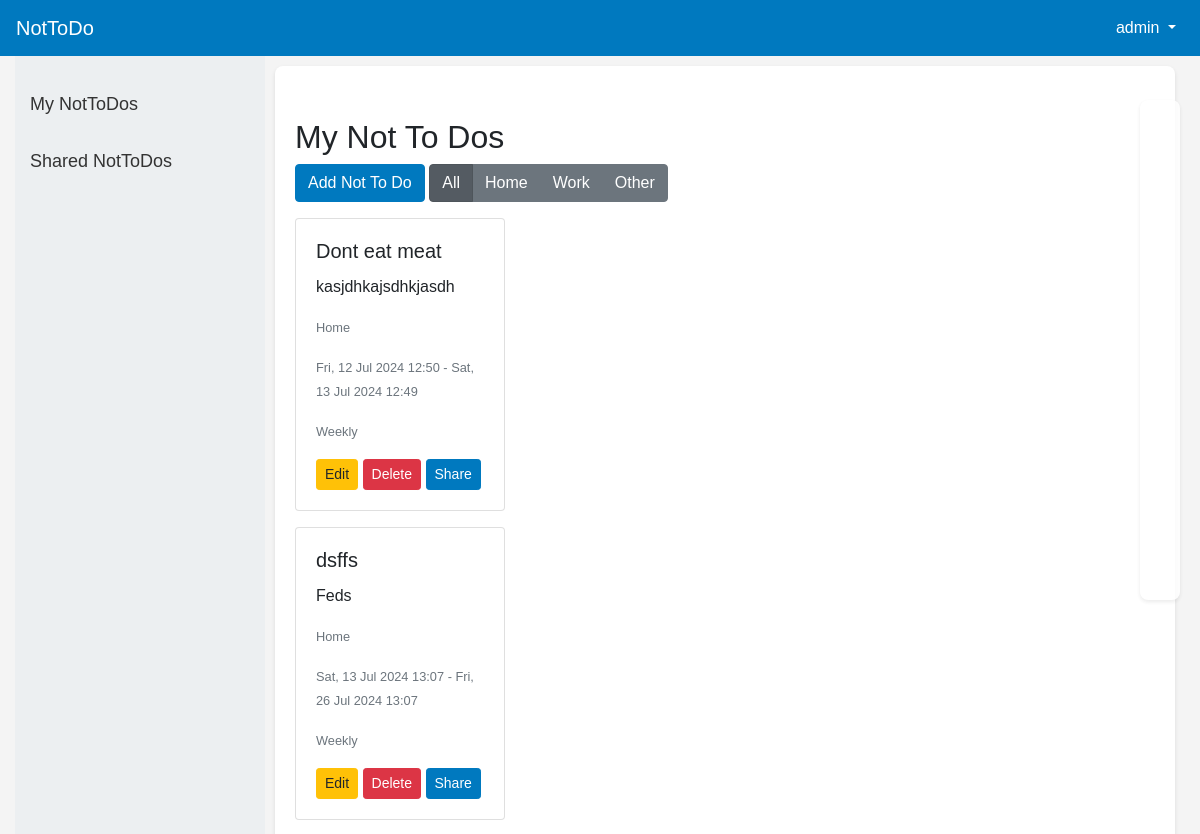
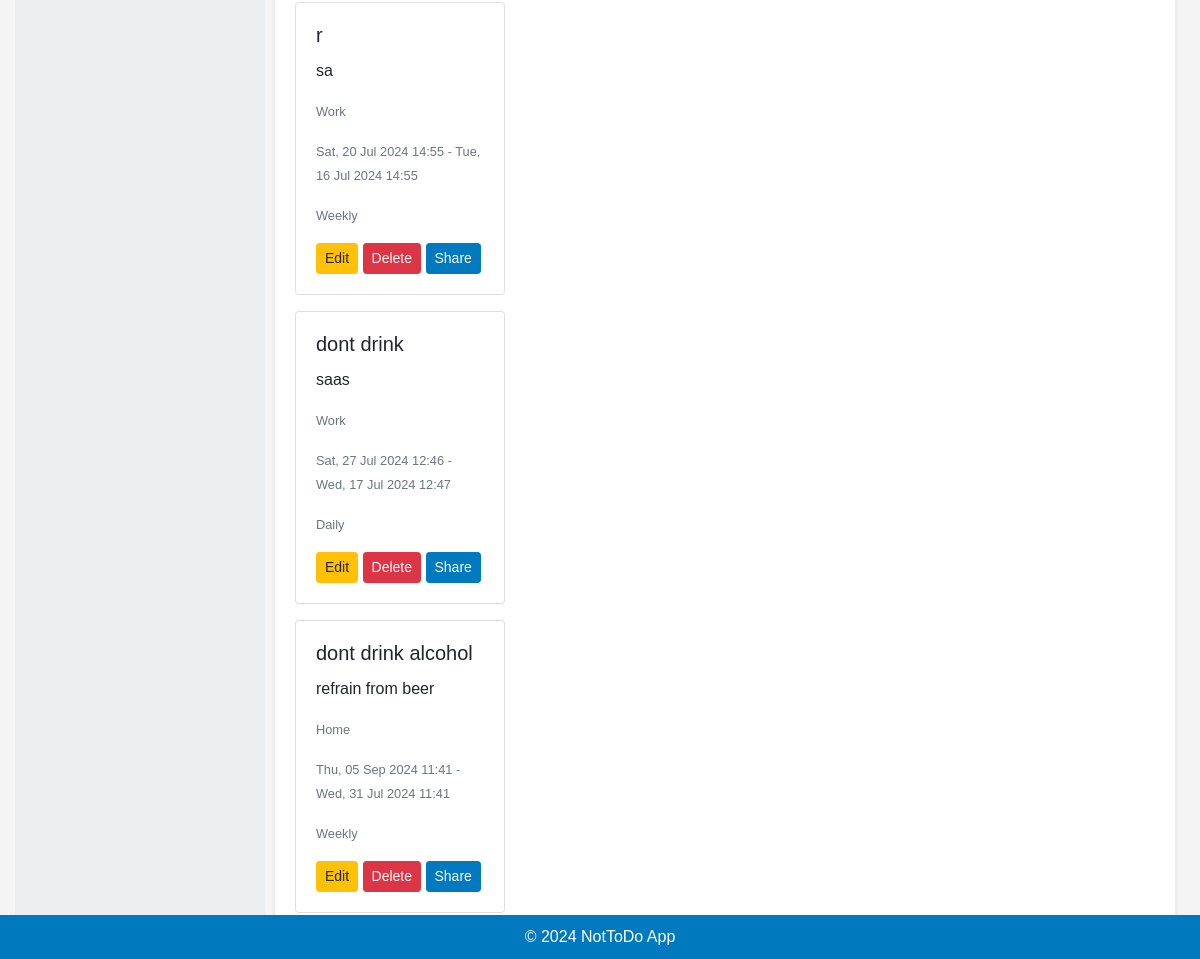
The page /nottodos/ (signed in) on the database its author committed (2 pictures, top to bottom).
### nottodo/models.py (models this page shows, shortened)
class NotToDo(models.Model):
    user = models.ForeignKey(User, on_delete=models.CASCADE)
    title = models.CharField(max_length=255)
    description = models.TextField(blank=True, null=True)
    context = models.CharField(max_length=50, choices=[('Home', 'Home'), ('Work', 'Work'), ('Other', 'Other')])
    scheduled_start_time = models.DateTimeField(blank=True, null=True)
    scheduled_end_time = models.DateTimeField(blank=True, null=True)
    repeat = models.CharField(max_length=50, choices=[('None', 'None'), ('Daily', 'Daily'), ('Weekly', 'Weekly'), ('Monthly', 'Monthly')], default='None')
    created_at = models.DateTimeField(default=timezone.now)
    updated_at = models.DateTimeField(auto_now=True)

### nottodo/views.py (the view)
# urls.py: path('nottodos/', views.list_nottodos, name='list_nottodos'),
@login_required
def list_nottodos(request):
    context_filter = request.GET.get('context', 'All')
    if context_filter == 'All':
        nottodos = NotToDo.objects.filter(user=request.user).order_by('scheduled_start_time')
    else:
        nottodos = NotToDo.objects.filter(user=request.user, context=context_filter).order_by('scheduled_start_time')
    return render(request, 'list_nottodos.html', {'nottodos': nottodos, 'context_filter': context_filter})

### nottodo/templates/list_nottodos.html (shortened to what this page needs)
{% extends 'base.html' %}
{% block content %}
<h2 class="mt-4">My Not To Dos</h2>
<a href="{% url 'add_nottodo' %}" class="btn btn-primary mb-3">Add Not To Do</a>
<div class="btn-group mb-3" role="group" aria-label="Filter by context">
  <a href="{% url 'list_nottodos' %}?context=All" class="btn btn-secondary {% if context_filter == 'All' %}active{% endif %}">All</a>
  <a href="{% url 'list_nottodos' %}?context=Home" class="btn btn-secondary {% if context_filter == 'Home' %}active{% endif %}">Home</a>
  <a href="{% url 'list_nottodos' %}?context=Work" class="btn btn-secondary {% if context_filter == 'Work' %}active{% endif %}">Work</a>
  <a href="{% url 'list_nottodos' %}?context=Other" class="btn btn-secondary {% if context_filter == 'Other' %}active{% endif %}">Other</a>
</div>
<div id="calendar" class="mb-4"></div>
<div class="card-list">
    {% for nottodo in nottodos %}
    <div class="card nottodo-card mb-3">
        <div class="card-body">
            <h5 class="card-title">{{ nottodo.title }}</h5>
            <p class="card-text">{{ nottodo.description }}</p>
            <p class="card-text"><small class="text-muted">{{ nottodo.context }}</small></p>
            <p class="card-text"><small class="text-muted">{{ nottodo.scheduled_start_time|date:"D, d M Y H:i" }} - {{ nottodo.scheduled_end_time|date:"D, d M Y H:i" }}</small></p>
            <p class="card-text"><small class="text-muted">{{ nottodo.get_repeat_display }}</small></p>
            <a href="{% url 'update_nottodo' nottodo.pk %}" class="btn btn-warning btn-sm">Edit</a>
            <a href="{% url 'delete_nottodo' nottodo.pk %}" class="btn btn-danger btn-sm">Delete</a>
            <a href="{% url 'share_nottodo' nottodo.pk %}" class="btn btn-primary btn-sm">Share</a>
        </div>
    </div>
    {% empty %}
    <p>No Not To Dos found.</p>
    {% endfor %}
</div>
{% endblock %}

### nottodo/templates/base.html (shortened to what this page needs)
<!DOCTYPE html>
<html lang="en">
<head>
    <link rel="stylesheet" href="https://stackpath.bootstrapcdn.com/bootstrap/4.3.1/css/bootstrap.min.css">
    {% load static %}
    <link rel="stylesheet" href="{% static 'nottodo.css' %}">
    <link rel="stylesheet" href="https://cdnjs.cloudflare.com/ajax/libs/font-awesome/6.0.0-beta3/css/all.min.css">
    <link href="https://cdnjs.cloudflare.com/ajax/libs/fullcalendar/3.10.2/fullcalendar.min.css" rel="stylesheet">
</head>
<body>
    <nav class="navbar navbar-expand-lg">
        <a class="navbar-brand" href="{% url 'home' %}">NotToDo</a>
        <div class="collapse navbar-collapse" id="navbarNav">
            <ul class="navbar-nav ml-auto">
                {% if user.is_authenticated %}
                <li class="nav-item dropdown">
                    <a class="nav-link dropdown-toggle" href="#" id="navbarDropdown" role="button" data-toggle="dropdown" aria-haspopup="true" aria-expanded="false">
                        {{ user.username }}
                    </a>
                </li>
                {% endif %}
            </ul>
        </div>
    </nav>
    <div class="container-fluid">
        <div class="sidebar">
            <a href="{% url 'list_nottodos' %}">My NotToDos</a>
            <a href="{% url 'list_shared_nottodos' %}">Shared NotToDos</a>
        </div>
        <div class="main-content">
            {% block content %}
            {% endblock %}
        </div>
    </div>
    <footer class="footer">
        <div class="container">
            <span>&copy; 2024 NotToDo App</span>
        </div>
    </footer>
</body>
</html>

### nottodo/static/nottodo.css (style rules this page uses)
body { font-family: 'Arial', sans-serif; background-color: #f4f4f4; margin: 0; padding: 0; display: flex; flex-direction: column; min-height: 100vh; }
.navbar { background-color: #0079bf; color: white; }
.navbar a.navbar-brand, .navbar a.nav-link { color: white !important; }
.container-fluid { display: flex; flex: 1; height: 100%; }
.sidebar { width: 250px; background-color: #eceff1; padding-top: 20px; }
.sidebar a { padding: 15px; text-decoration: none; font-size: 18px; color: #333; display: block; }
.main-content { flex: 1; padding: 20px; background-color: #fff; margin: 10px; box-shadow: 0 2px 4px rgba(0,0,0,0.1); border-radius: 8px; overflow-y: auto; }
.footer { background-color: #0079bf; color: white; text-align: center; padding: 10px 0; position: fixed; bottom: 0; width: 100%; }
.btn-primary { background-color: #0079bf; border-color: #0079bf; }
.mt-4 { margin-top: 2rem !important; }
#calendar { max-width: 600px; height: 500px; position: fixed; top: 100px; right: 20px; padding: 20px; background-color: #fff; box-shadow: 0 2px 4px rgba(0,0,0,0.1); border-radius: 8px; z-index: 999; background-size: cover; background-position: center; opacity: 0.8; color: #000; font-weight: bold; }
.card-list { display: block; width: calc(100% - 650px); margin-right: 650px; }
.card.nottodo-card { width: 100%; margin-bottom: 1rem; }

### rows shown on the page
NotToDo: title "Dont eat meat", description "kasjdhkajsdhkjasdh", context "Home", scheduled_start_time "Fri, 12 Jul 2024 12:50", scheduled_end_time "Sat, 13 Jul 2024 12:49", repeat "Weekly"
NotToDo: title "dsffs", description "Feds", context "Home", scheduled_start_time "Sat, 13 Jul 2024 13:07", scheduled_end_time "Fri, 26 Jul 2024 13:07", repeat "Weekly"
NotToDo: title "r", description "sa", context "Work", scheduled_start_time "Sat, 20 Jul 2024 14:55", scheduled_end_time "Tue, 16 Jul 2024 14:55", repeat "Weekly"
NotToDo: title "dont drink", description "saas", context "Work", scheduled_start_time "Sat, 27 Jul 2024 12:46", scheduled_end_time "Wed, 17 Jul 2024 12:47", repeat "Daily"
NotToDo: title "dont drink alcohol", description "refrain from beer", context "Home", scheduled_start_time "Thu, 05 Sep 2024 11:41", scheduled_end_time "Wed, 31 Jul 2024 11:41", repeat "Weekly"

### other values the page prints
{{ user.username }} "admin"
